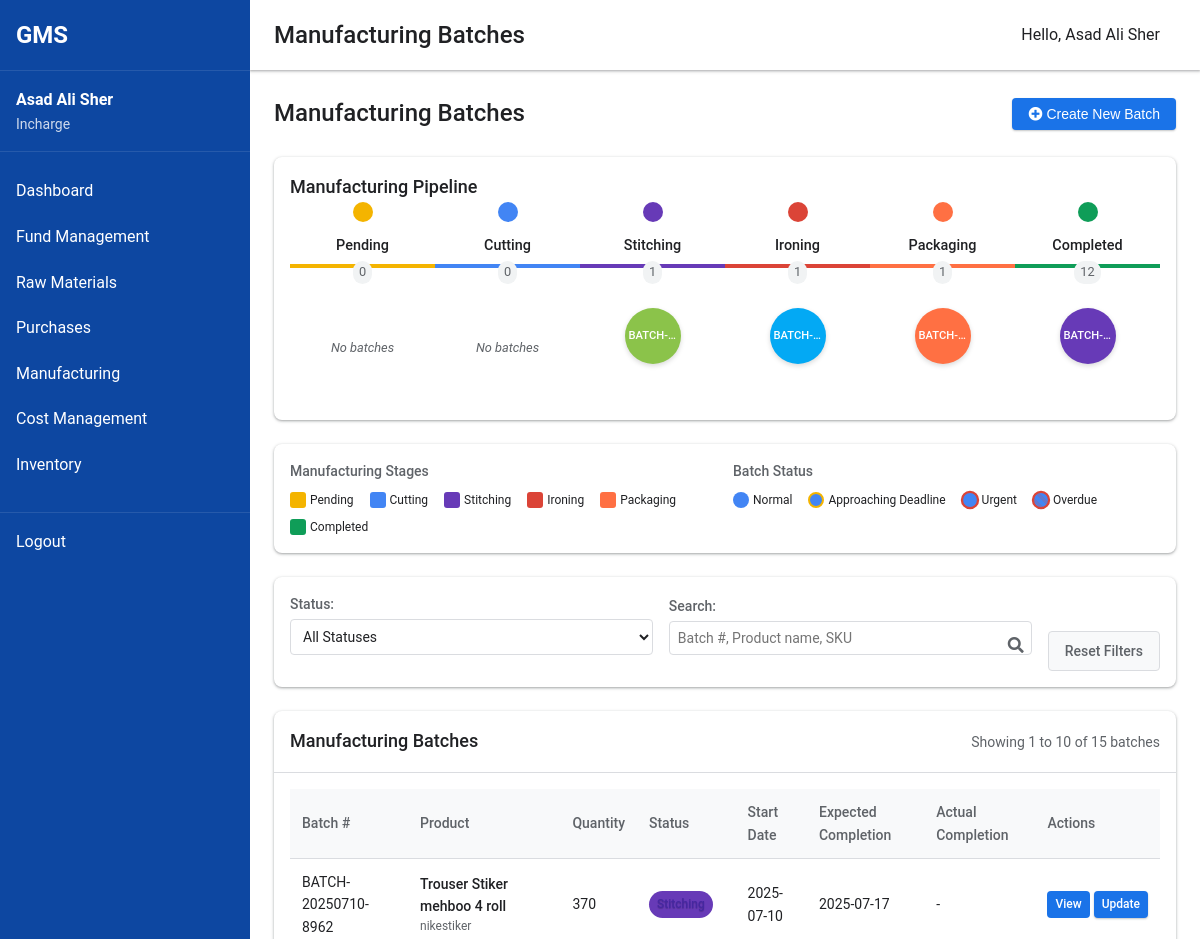
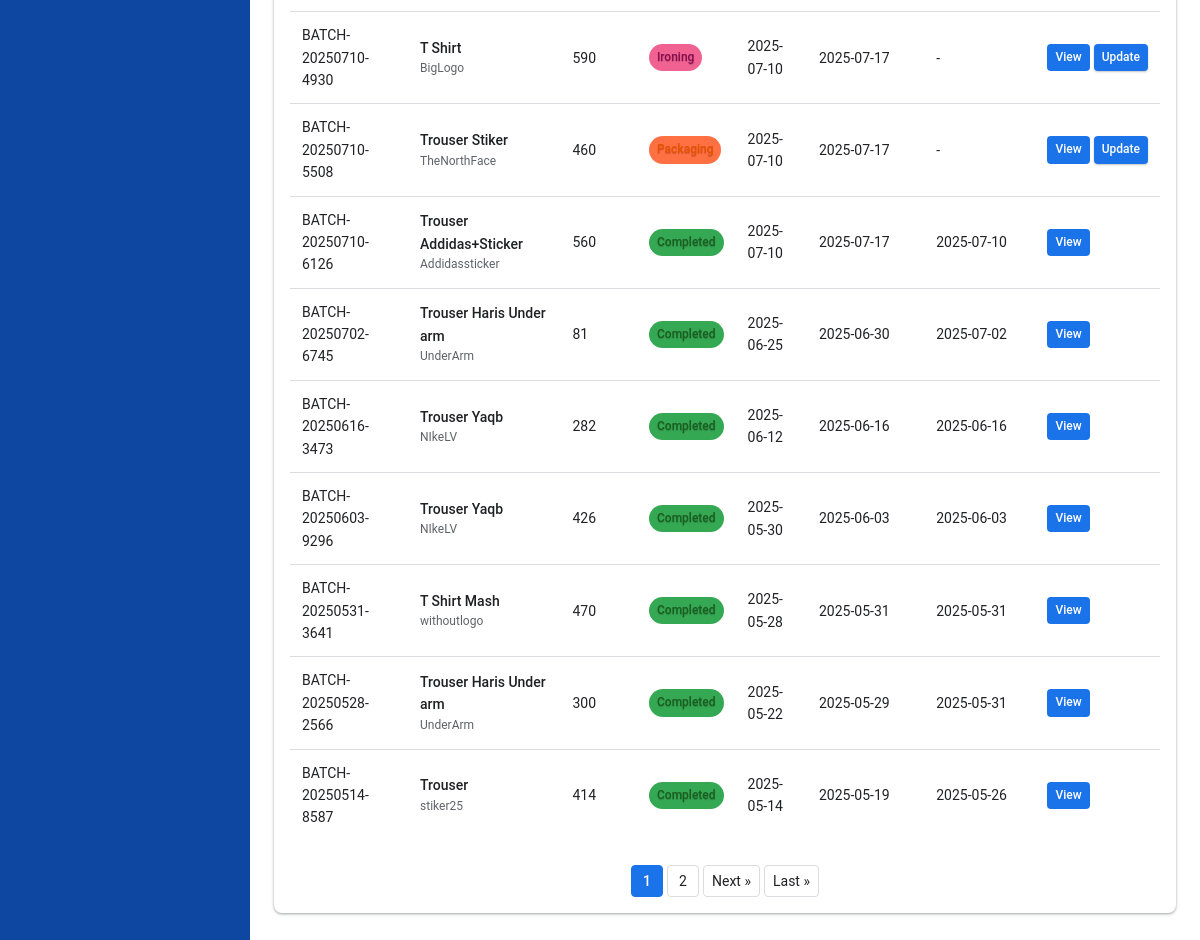
The page /incharge/manufacturing.php (signed in) on the database its author committed (2 pictures, top to bottom).
### tables this page shows
CREATE TABLE `manufacturing_batches` (
  `id` int(11) NOT NULL,
  `product_id` int(11) NOT NULL,
  `batch_number` varchar(50) NOT NULL,
  `quantity_produced` int(11) DEFAULT 0,
  `status` enum('pending','cutting','stitching','ironing','packaging','completed') DEFAULT 'pending',
  `status_changed_by` int(11) DEFAULT NULL,
  `status_changed_at` timestamp NULL DEFAULT NULL,
  `status_change_notes` text DEFAULT NULL,
  `start_date` date DEFAULT NULL,
  `expected_completion_date` date DEFAULT NULL,
  `notes` text DEFAULT NULL,
  `completion_date` date DEFAULT NULL,
  `created_by` int(11) NOT NULL,
  `created_at` timestamp NULL DEFAULT current_timestamp(),
  `updated_at` timestamp NULL DEFAULT current_timestamp() ON UPDATE current_timestamp()
);

CREATE TABLE `products` (
  `id` int(11) NOT NULL,
  `name` varchar(100) NOT NULL,
  `description` text DEFAULT NULL,
  `sku` varchar(50) DEFAULT NULL,
  `category` varchar(50) DEFAULT NULL,
  `created_by` int(11) NOT NULL,
  `created_at` timestamp NULL DEFAULT current_timestamp(),
  `updated_at` timestamp NULL DEFAULT current_timestamp() ON UPDATE current_timestamp()
);

### incharge/manufacturing.php (the view, shortened to what this page needs)
<?php
try {
    include_once '../includes/header.php';
    $status_counts = [];
    $database = new Database();
    $db = $database->getConnection();
    $search = isset($_GET['search']) ? $_GET['search'] : '';
    $records_per_page = 10;
    $page = isset($_GET['page']) ? intval($_GET['page']) : 1;
    $offset = ($page - 1) * $records_per_page;
    $where_clause = "";
    $total_records = 0;
    $total_pages = 1;
    try {
        $count_query = "SELECT COUNT(*) as total
                       FROM manufacturing_batches b
                       JOIN products p ON b.product_id = p.id
                       WHERE 1=1" . $where_clause;
        $count_stmt = $db->prepare($count_query);
        $count_stmt->execute();
        $total_records = $count_stmt->fetch(PDO::FETCH_ASSOC)['total'];
        $total_pages = ceil($total_records / $records_per_page);
    } catch (PDOException $e) {
        error_log("Count query error: " . $e->getMessage());
    }
    try {
        $batches_query = "SELECT b.id, b.batch_number, p.name as product_name, p.sku,
                         b.quantity_produced, b.status, b.start_date, b.expected_completion_date,
                         b.completion_date, u.full_name as created_by_name
                         FROM manufacturing_batches b
                         JOIN products p ON b.product_id = p.id
                         JOIN users u ON b.created_by = u.id
                         WHERE 1=1" . $where_clause . "
                         ORDER BY
                            CASE b.status
                                WHEN 'pending' THEN 1
                                WHEN 'cutting' THEN 2
                                WHEN 'stitching' THEN 3
                                WHEN 'ironing' THEN 4
                                WHEN 'packaging' THEN 5
                                WHEN 'completed' THEN 6
                            END,
                            b.start_date DESC
                         LIMIT :offset, :records_per_page";
        $batches_stmt = $db->prepare($batches_query);
        $batches_stmt->bindValue(':offset', $offset, PDO::PARAM_INT);
        $batches_stmt->bindValue(':records_per_page', $records_per_page, PDO::PARAM_INT);
        $batches_stmt->execute();
    } catch (PDOException $e) {
        error_log("Batches query error: " . $e->getMessage());
    }
    try {
        $status_query = "SELECT status, COUNT(*) as count
                        FROM manufacturing_batches
                        GROUP BY status";
        $status_stmt = $db->prepare($status_query);
        $status_stmt->execute();
        while($row = $status_stmt->fetch(PDO::FETCH_ASSOC)) {
            $status_counts[$row['status']] = $row['count'];
        }
    } catch (PDOException $e) {
        error_log("Status count query error: " . $e->getMessage());
    }
} catch (Exception $e) {
    error_log('Manufacturing page error: ' . $e->getMessage());
    echo '<div class="error-container">
            <div class="error-icon"><i class="fas fa-exclamation-triangle"></i></div>
            <h2>We\'re experiencing technical difficulties</h2>
            <p>Our team has been notified and is working to fix the issue. Please try again later.</p>
            <p><a href="dashboard.php" class="button primary">Return to Dashboard</a></p>
          </div>';
    include_once '../includes/footer.php';
    exit;
}
?>
<div class="page-header">
    <h1 class="page-title">Manufacturing Batches</h1>
    <div class="page-actions">
       <button id="newBatchBtn" class="button primary">
           <i class="fas fa-plus-circle"></i> Create New Batch
       </button>
    </div>
</div>
<div class="batch-status-progress">
    <?php
    $statuses = ['pending', 'cutting', 'stitching', 'ironing', 'packaging', 'completed'];
    $active_batches = [];
    try {
        $active_batches_query = "SELECT b.id, b.batch_number, p.name as product_name,
                               b.quantity_produced, b.status, b.start_date,
                               b.expected_completion_date, b.completion_date
                               FROM manufacturing_batches b
                               JOIN products p ON b.product_id = p.id
                               WHERE b.status != 'completed' OR b.completion_date >= DATE_SUB(NOW(), INTERVAL 7 DAY)
                               ORDER BY b.expected_completion_date ASC";
        $active_batches_stmt = $db->prepare($active_batches_query);
        $active_batches_stmt->execute();
        $active_batches = $active_batches_stmt->fetchAll(PDO::FETCH_ASSOC);
    } catch (PDOException $e) {
        error_log("Active batches query error: " . $e->getMessage());
    }
    if (!empty($status_counts)):
        $total_batches = array_sum($status_counts);
        if ($total_batches > 0):
    ?>
    <div class="production-pipeline">
        <h3 class="pipeline-title">Manufacturing Pipeline</h3>
        <div class="pipeline-container">
            <div class="pipeline-stages">
                <?php foreach($statuses as $status): ?>
                <div class="pipeline-stage" data-status="<?php echo $status; ?>">
                    <div class="stage-header">
                        <span class="stage-name"><?php echo ucfirst($status); ?></span>
                        <span class="stage-count"><?php echo $status_counts[$status] ?? 0; ?></span>
                    </div>
                    <div class="stage-content">
                        <?php
                        $status_batches = array_filter($active_batches, function($batch) use ($status) {
                            return $batch['status'] === $status;
                        });
                        usort($status_batches, function($a, $b) {
                            $a_days = (strtotime($a['expected_completion_date']) - time()) / (60 * 60 * 24);
                            $b_days = (strtotime($b['expected_completion_date']) - time()) / (60 * 60 * 24);
                            return $a_days <=> $b_days;
                        });
                        foreach($status_batches as $index => $batch):
                            $days_remaining = (strtotime($batch['expected_completion_date']) - time()) / (60 * 60 * 24);
                            $urgency_class = '';
                            $color_index = $batch['id'] % 8;
                            $color_class = 'batch-color-' . $color_index;
                        ?>
                            <div class="batch-balloon <?php echo $color_class . ' ' . $urgency_class; ?>"
                                 tabindex="0"
                                 role="button"
                                 aria-label="Batch <?php echo htmlspecialchars($batch['batch_number']); ?> - <?php echo htmlspecialchars($batch['product_name']); ?>"
                                 data-batch-id="<?php echo $batch['id']; ?>"
                                 data-batch-number="<?php echo htmlspecialchars($batch['batch_number']); ?>"
                                 data-product-name="<?php echo htmlspecialchars($batch['product_name']); ?>"
                                 data-quantity="<?php echo $batch['quantity_produced']; ?>"
                                 data-start-date="<?php echo htmlspecialchars($batch['start_date']); ?>"
                                 data-expected-date="<?php echo htmlspecialchars($batch['expected_completion_date']); ?>"
                                 data-days-remaining="<?php echo round($days_remaining, 1); ?>">
                            <span class="batch-label"><?php echo htmlspecialchars($batch['batch_number']); ?></span>
                        </div>
                        <?php endforeach; ?>
                        <?php if (empty($status_batches)): ?>
                        <div class="empty-stage">
                            <span class="empty-message">No batches</span>
                        </div>
                        <?php endif; ?>
                    </div>
                </div>
                <?php endforeach; ?>
            </div>
        </div>
    </div>
    <?php endif; endif; ?>
    <div class="status-legend">
        <div class="legend-section">
            <h4 class="legend-title">Manufacturing Stages</h4>
            <div class="legend-items">
                <?php foreach($statuses as $status): ?>
                <div class="legend-item">
                    <span class="color-box status-<?php echo $status; ?>"></span>
                    <span class="legend-label"><?php echo ucfirst($status); ?></span>
                </div>
                <?php endforeach; ?>
            </div>
        </div>
        <div class="legend-section">
            <h4 class="legend-title">Batch Status</h4>
            <div class="legend-items">
                <div class="legend-item">
                    <span class="batch-indicator batch-normal"></span>
                    <span class="legend-label">Normal</span>
                </div>
                <div class="legend-item">
                    <span class="batch-indicator batch-warning"></span>
                    <span class="legend-label">Approaching Deadline</span>
                </div>
                <div class="legend-item">
                    <span class="batch-indicator batch-urgent"></span>
                    <span class="legend-label">Urgent</span>
                </div>
                <div class="legend-item">
                    <span class="batch-indicator batch-overdue"></span>
                    <span class="legend-label">Overdue</span>
                </div>
            </div>
        </div>
    </div>
</div>
<div class="filter-container">
    <form id="filterForm" method="get" class="filter-form">
        <div class="filter-row">
            <div class="filter-group">
                <label for="status">Status:</label>
                <select id="status" name="status" onchange="this.form.submit()">
                    <option value="">All Statuses</option>
                </select>
            </div>
            <div class="filter-group search-group">
                <label for="search">Search:</label>
                <div class="search-input-container">
                    <input type="text" id="search" name="search" value="<?php echo htmlspecialchars($search); ?>" placeholder="Batch #, Product name, SKU">
                    <button type="submit" class="search-button" aria-label="Search">
                        <i class="fas fa-search"></i>
                    </button>
                </div>
            </div>
            <div class="filter-actions">
                <a href="manufacturing.php" class="button secondary">Reset Filters</a>
            </div>
        </div>
    </form>
</div>
<div class="dashboard-card full-width">
    <div class="card-header">
        <h3>Manufacturing Batches</h3>
        <div class="pagination-info">
            <?php if ($total_records > 0): ?>
            Showing <?php echo min(($page - 1) * $records_per_page + 1, $total_records); ?> to
            <?php echo min($page * $records_per_page, $total_records); ?> of
            <?php echo $total_records; ?> batches
            <?php else: ?>
            No batches found
            <?php endif; ?>
        </div>
    </div>
    <div class="card-content">
        <div class="table-responsive">
            <table class="data-table">
                <thead>
                    <tr>
                        <th>Batch #</th>
                        <th>Product</th>
                        <th>Quantity</th>
                        <th>Status</th>
                        <th>Start Date</th>
                        <th>Expected Completion</th>
                        <th>Actual Completion</th>
                        <th>Actions</th>
                    </tr>
                </thead>
                <tbody>
                    <?php if (isset($batches_stmt) && $batches_stmt->rowCount() > 0): ?>
                        <?php while($batch = $batches_stmt->fetch(PDO::FETCH_ASSOC)): ?>
                        <tr>
                            <td><?php echo htmlspecialchars($batch['batch_number']); ?></td>
                            <td>
                                <div class="product-cell">
                                    <div class="product-name"><?php echo htmlspecialchars($batch['product_name']); ?></div>
                                    <div class="product-sku"><?php echo htmlspecialchars($batch['sku']); ?></div>
                                </div>
                            </td>
                            <td><?php echo number_format($batch['quantity_produced']); ?></td>
                            <td><span class="status-badge status-<?php echo $batch['status']; ?>"><?php echo ucfirst($batch['status']); ?></span></td>
                            <td><?php echo htmlspecialchars($batch['start_date']); ?></td>
                            <td><?php echo htmlspecialchars($batch['expected_completion_date']); ?></td>
                            <td><?php echo $batch['completion_date'] ? htmlspecialchars($batch['completion_date']) : '-'; ?></td>
                            <td>
                                <div class="action-buttons">
                                    <a href="view-batch.php?id=<?php echo $batch['id']; ?>" class="button small">View</a>
                                    <?php if($batch['status'] !== 'completed'): ?>
                                    <a href="update-batch.php?id=<?php echo $batch['id']; ?>" class="button small primary">Update</a>
                                    <?php endif; ?>
                                </div>
                            </td>
                        </tr>
                        <?php endwhile; ?>
                    <?php endif; ?>
                </tbody>
            </table>
        </div>
        <?php if($total_pages > 1): ?>
        <div class="pagination">
            <?php
            $pagination_query = '';
            ?>
            <?php
            $range = 2;
            $start_page = max(1, $page - $range);
            $end_page = min($total_pages, $page + $range);
            for($i = $start_page; $i <= $end_page; $i++) {
                if($i == $page) {
                    echo '<span class="pagination-link current" aria-current="page">' . $i . '</span>';
                } else {
                    echo '<a href="?page=' . $i . $pagination_query . '" class="pagination-link">' . $i . '</a>';
                }
            }
            ?>
            <?php if($page < $total_pages): ?>
                <a href="?page=<?php echo $page + 1; ?><?php echo $pagination_query; ?>" class="pagination-link" aria-label="Next page">Next &raquo;</a>
                <a href="?page=<?php echo $total_pages; ?><?php echo $pagination_query; ?>" class="pagination-link" aria-label="Last page">Last &raquo;</a>
            <?php endif; ?>
        </div>
        <?php endif; ?>
    </div>
</div>

### rows shown on the page
manufacturing_batches: batch_number "BATCH-…", batch_number "BATCH-20250710-8962", product.name "Trouser Stiker mehboo 4 roll", product.sku "nikestiker", quantity_produced "370", status "Stitching", start_date "2025-07-10", expected_completion_date "2025-07-17"
manufacturing_batches: batch_number "BATCH-…", batch_number "BATCH-20250710-4930", product.name "T Shirt", product.sku "BigLogo", quantity_produced "590", status "Ironing", start_date "2025-07-10", expected_completion_date "2025-07-17"
manufacturing_batches: batch_number "BATCH-…", batch_number "BATCH-20250710-5508", product.name "Trouser Stiker", product.sku "TheNorthFace", quantity_produced "460", status "Packaging", start_date "2025-07-10", expected_completion_date "2025-07-17"
manufacturing_batches: batch_number "BATCH-…", batch_number "BATCH-20250710-6126", product.name "Trouser Addidas+Sticker", product.sku "Addidassticker", quantity_produced "560", status "Completed", start_date "2025-07-10", expected_completion_date "2025-07-17", completion_date "2025-07-10"
manufacturing_batches: batch_number "BATCH-20250702-6745", product.name "Trouser Haris Under arm", product.sku "UnderArm", quantity_produced "81", status "Completed", start_date "2025-06-25", expected_completion_date "2025-06-30", completion_date "2025-07-02"
manufacturing_batches: batch_number "BATCH-20250616-3473", product.name "Trouser Yaqb", product.sku "NIkeLV", quantity_produced "282", status "Completed", start_date "2025-06-12", expected_completion_date "2025-06-16", completion_date "2025-06-16"
manufacturing_batches: batch_number "BATCH-20250603-9296", product.name "Trouser Yaqb", product.sku "NIkeLV", quantity_produced "426", status "Completed", start_date "2025-05-30", expected_completion_date "2025-06-03", completion_date "2025-06-03"
manufacturing_batches: batch_number "BATCH-20250531-3641", product.name "T Shirt Mash", product.sku "withoutlogo", quantity_produced "470", status "Completed", start_date "2025-05-28", expected_completion_date "2025-05-31", completion_date "2025-05-31"
manufacturing_batches: batch_number "BATCH-20250528-2566", product.name "Trouser Haris Under arm", product.sku "UnderArm", quantity_produced "300", status "Completed", start_date "2025-05-22", expected_completion_date "2025-05-29", completion_date "2025-05-31"
manufacturing_batches: batch_number "BATCH-20250514-8587", product.name "Trouser", product.sku "stiker25", quantity_produced "414", status "Completed", start_date "2025-05-14", expected_completion_date "2025-05-19", completion_date "2025-05-26"

### other values the page prints
$_SESSION['full_name'] "Asad Ali Sher"
$_SESSION['role'] "Incharge"
$page_title "Manufacturing Batches"
$status "Pending"
$status_counts[$status] "0"
$status "Cutting"
$status "Stitching"
$status_counts[$status] "1"
$status "Ironing"
$status "Packaging"
$status "Completed"
$status_counts[$status] "12"
min(($page - 1) * $records_per_page + 1, $total_records) "1"
min($page * $records_per_page, $total_records) "10"
$total_records "15"
